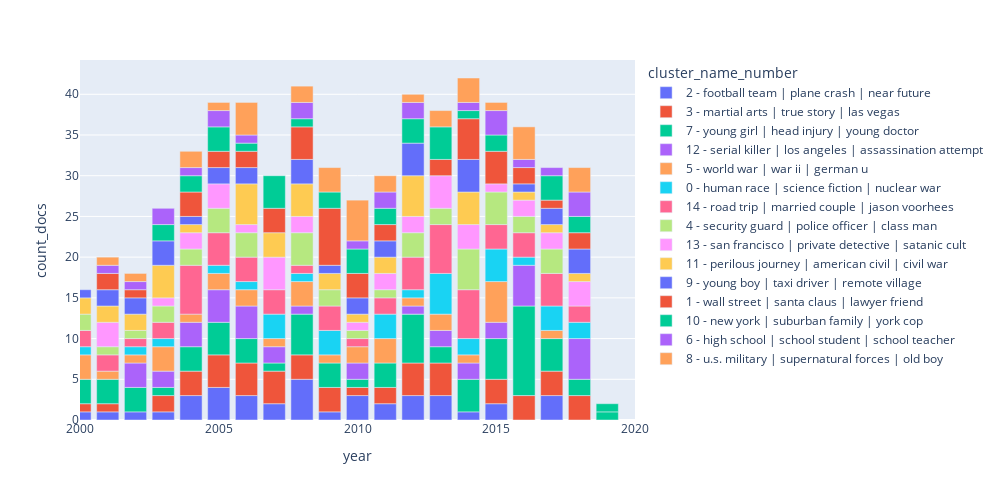

Write notebook code for a chart like this one.
### Code cell
fig.show()

### Figure 1 — Plotly figure (JSON) as saved in the notebook; plotly's stock layout.template omitted (floating-point values rounded to 4 significant figures)
{"data": [{"alignmentgroup": "True", "hovertemplate": "cluster_name_number=2 - football team | plane crash | near future<br>year=%{x}<br>count_docs=%{y}<extra></extra>", "legendgroup": "2 - football team | plane crash | near future", "marker": {"color": "#636efa", "pattern": {"shape": ""}}, "name": "2 - football team | plane crash | near future", "offsetgroup": "2 - football team | plane crash | near future", "orientation": "v", "showlegend": true, "textposition": "auto", "type": "bar", "visible": true, "x": [1924, 1951, 1953, 1957, 1963, 1965, 1972, 1973, 1975, 1980, 1984, 1985, 1986, 1987, 1988, 1990, 1991, 1992, 1993, 1994, 1995, 1996, 1997, 1998, 1999, 2000, 2001, 2002, 2003, 2004, 2005, 2006, 2007, 2008, 2009, 2010, 2011, 2012, 2013, 2014, 2015, 2017], "xaxis": "x", "y": [1, 1, 1, 1, 1, 1, 1, 1, 1, 3, 1, 1, 1, 1, 2, 1, 1, 1, 2, 1, 4, 1, 1, 1, 2, 1, 1, 1, 1, 3, 4, 3, 2, 5, 1, 3, 2, 3, 3, 1, 2, 3], "yaxis": "y"}, {"alignmentgroup": "True", "hovertemplate": "cluster_name_number=3 - martial arts | true story | las vegas<br>year=%{x}<br>count_docs=%{y}<extra></extra>", "legendgroup": "3 - martial arts | true story | las vegas", "marker": {"color": "#EF553B", "pattern": {"shape": ""}}, "name": "3 - martial arts | true story | las vegas", "offsetgroup": "3 - martial arts | true story | las vegas", "orientation": "v", "showlegend": true, "textposition": "auto", "type": "bar", "visible": true, "x": [1925, 1941, 1949, 1951, 1955, 1956, 1966, 1969, 1972, 1978, 1979, 1981, 1983, 1987, 1990, 1991, 1992, 1995, 1996, 1997, 1999, 2000, 2001, 2003, 2004, 2005, 2006, 2007, 2008, 2009, 2010, 2011, 2012, 2013, 2015, 2016, 2017, 2018], "xaxis": "x", "y": [1, 1, 1, 1, 1, 1, 1, 1, 1, 2, 1, 1, 1, 1, 1, 3, 1, 1, 1, 1, 2, 1, 1, 2, 3, 4, 4, 4, 3, 3, 1, 2, 4, 4, 3, 3, 3, 3], "yaxis": "y"}, {"alignmentgroup": "True", "hovertemplate": "cluster_name_number=7 - young girl | head injury | young doctor<br>year=%{x}<br>count_docs=%{y}<extra></extra>", "legendgroup": "7 - young girl | head injury | young doctor", "marker": {"color": "#00cc96", "pattern": {"shape": ""}}, "name": "7 - young girl | head injury | young doctor", "offsetgroup": "7 - young girl | head injury | young doctor", "orientation": "v", "showlegend": true, "textposition": "auto", "type": "bar", "visible": true, "x": [1927, 1931, 1932, 1940, 1945, 1948, 1970, 1976, 1981, 1984, 1985, 1986, 1987, 1989, 1991, 1992, 1993, 1994, 1995, 1996, 1997, 1998, 2000, 2001, 2002, 2003, 2004, 2005, 2006, 2007, 2008, 2009, 2010, 2011, 2012, 2013, 2014, 2015, 2016, 2017, 2018, 2019], "xaxis": "x", "y": [1, 1, 1, 1, 1, 1, 1, 1, 1, 1, 2, 1, 1, 1, 1, 2, 2, 1, 3, 3, 2, 1, 3, 3, 3, 1, 3, 4, 3, 1, 5, 3, 1, 3, 6, 2, 4, 5, 11, 4, 2, 1], "yaxis": "y"}, {"alignmentgroup": "True", "hovertemplate": "cluster_name_number=12 - serial killer | los angeles | assassination attempt<br>year=%{x}<br>count_docs=%{y}<extra></extra>", "legendgroup": "12 - serial killer | los angeles | assassination attempt", "marker": {"color": "#ab63fa", "pattern": {"shape": ""}}, "name": "12 - serial killer | los angeles | assassination attempt", "offsetgroup": "12 - serial killer | los angeles | assassination attempt", "orientation": "v", "showlegend": true, "textposition": "auto", "type": "bar", "visible": true, "x": [1934, 1949, 1974, 1975, 1978, 1980, 1982, 1983, 1986, 1987, 1988, 1989, 1991, 1993, 1994, 1995, 1996, 1997, 1998, 1999, 2002, 2003, 2004, 2005, 2006, 2007, 2008, 2010, 2012, 2013, 2014, 2015, 2016, 2018], "xaxis": "x", "y": [1, 1, 1, 2, 1, 1, 1, 2, 2, 1, 2, 2, 1, 1, 4, 2, 2, 5, 1, 1, 3, 2, 3, 4, 4, 2, 1, 2, 1, 2, 2, 2, 5, 5], "yaxis": "y"}, {"alignmentgroup": "True", "hovertemplate": "cluster_name_number=5 - world war | war ii | german u<br>year=%{x}<br>count_docs=%{y}<extra></extra>", "legendgroup": "5 - world war | war ii | german u", "marker": {"color": "#FFA15A", "pattern": {"shape": ""}}, "name": "5 - world war | war ii | german u", "offsetgroup": "5 - world war | war ii | german u", "orientation": "v", "showlegend": true, "textposition": "auto", "type": "bar", "visible": true, "x": [1934, 1936, 1943, 1944, 1952, 1957, 1960, 1966, 1971, 1974, 1981, 1985, 1987, 1989, 1993, 1995, 1996, 1997, 1999, 2000, 2001, 2002, 2003, 2004, 2005, 2006, 2007, 2008, 2009, 2010, 2011, 2012, 2013, 2014, 2015, 2017], "xaxis": "x", "y": [1, 1, 1, 1, 1, 2, 1, 1, 1, 1, 1, 3, 2, 1, 1, 1, 1, 2, 3, 3, 1, 1, 3, 1, 2, 2, 1, 3, 1, 2, 3, 1, 2, 1, 5, 1], "yaxis": "y"}, {"alignmentgroup": "True", "hovertemplate": "cluster_name_number=0 - human race | science fiction | nuclear war<br>year=%{x}<br>count_docs=%{y}<extra></extra>", "legendgroup": "0 - human race | science fiction | nuclear war", "marker": {"color": "#19d3f3", "pattern": {"shape": ""}}, "name": "0 - human race | science fiction | nuclear war", "offsetgroup": "0 - human race | science fiction | nuclear war", "orientation": "v", "showlegend": true, "textposition": "auto", "type": "bar", "visible": true, "x": [1935, 1953, 1959, 1968, 1973, 1976, 1981, 1984, 1989, 1991, 1992, 1995, 1997, 1998, 1999, 2000, 2002, 2003, 2005, 2006, 2007, 2008, 2009, 2011, 2012, 2013, 2014, 2015, 2016, 2017, 2018], "xaxis": "x", "y": [1, 1, 1, 1, 1, 2, 1, 1, 2, 1, 3, 1, 2, 1, 1, 1, 1, 1, 1, 1, 3, 1, 3, 3, 1, 5, 2, 4, 1, 3, 2], "yaxis": "y"}, {"alignmentgroup": "True", "hovertemplate": "cluster_name_number=14 - road trip | married couple | jason voorhees<br>year=%{x}<br>count_docs=%{y}<extra></extra>", "legendgroup": "14 - road trip | married couple | jason voorhees", "marker": {"color": "#FF6692", "pattern": {"shape": ""}}, "name": "14 - road trip | married couple | jason voorhees", "offsetgroup": "14 - road trip | married couple | jason voorhees", "orientation": "v", "showlegend": true, "textposition": "auto", "type": "bar", "visible": true, "x": [1939, 1945, 1965, 1972, 1974, 1977, 1979, 1983, 1988, 1989, 1990, 1994, 1995, 1999, 2000, 2001, 2002, 2003, 2004, 2005, 2006, 2007, 2008, 2009, 2010, 2011, 2012, 2013, 2014, 2015, 2016, 2017, 2018], "xaxis": "x", "y": [1, 1, 1, 1, 1, 1, 1, 1, 3, 1, 1, 4, 1, 1, 2, 2, 1, 2, 6, 4, 3, 3, 1, 3, 1, 2, 4, 6, 6, 3, 3, 4, 2], "yaxis": "y"}, {"alignmentgroup": "True", "hovertemplate": "cluster_name_number=4 - security guard | police officer | class man<br>year=%{x}<br>count_docs=%{y}<extra></extra>", "legendgroup": "4 - security guard | police officer | class man", "marker": {"color": "#B6E880", "pattern": {"shape": ""}}, "name": "4 - security guard | police officer | class man", "offsetgroup": "4 - security guard | police officer | class man", "orientation": "v", "showlegend": true, "textposition": "auto", "type": "bar", "visible": true, "x": [1941, 1948, 1957, 1958, 1970, 1973, 1974, 1975, 1979, 1982, 1983, 1986, 1990, 1994, 1996, 1997, 1998, 1999, 2000, 2001, 2002, 2003, 2004, 2005, 2006, 2008, 2009, 2010, 2011, 2012, 2013, 2014, 2015, 2016, 2017], "xaxis": "x", "y": [1, 1, 1, 1, 1, 1, 1, 1, 3, 1, 2, 1, 1, 2, 2, 4, 3, 2, 2, 1, 1, 2, 2, 3, 3, 4, 2, 1, 1, 3, 2, 5, 4, 2, 3], "yaxis": "y"}, {"alignmentgroup": "True", "hovertemplate": "cluster_name_number=13 - san francisco | private detective | satanic cult<br>year=%{x}<br>count_docs=%{y}<extra></extra>", "legendgroup": "13 - san francisco | private detective | satanic cult", "marker": {"color": "#FF97FF", "pattern": {"shape": ""}}, "name": "13 - san francisco | private detective | satanic cult", "offsetgroup": "13 - san francisco | private detective | satanic cult", "orientation": "v", "showlegend": true, "textposition": "auto", "type": "bar", "visible": true, "x": [1946, 1948, 1953, 1957, 1958, 1962, 1963, 1964, 1966, 1969, 1975, 1978, 1979, 1981, 1983, 1984, 1985, 1986, 1988, 1989, 1991, 1994, 1998, 2001, 2003, 2004, 2005, 2006, 2007, 2008, 2010, 2011, 2012, 2013, 2014, 2015, 2016, 2017, 2018], "xaxis": "x", "y": [1, 1, 1, 1, 1, 1, 1, 1, 1, 2, 1, 1, 1, 1, 1, 3, 1, 2, 2, 1, 1, 1, 1, 3, 1, 2, 3, 1, 4, 2, 1, 2, 2, 4, 3, 1, 2, 2, 3], "yaxis": "y"}, {"alignmentgroup": "True", "hovertemplate": "cluster_name_number=11 - perilous journey | american civil | civil war<br>year=%{x}<br>count_docs=%{y}<extra></extra>", "legendgroup": "11 - perilous journey | american civil | civil war", "marker": {"color": "#FECB52", "pattern": {"shape": ""}}, "name": "11 - perilous journey | american civil | civil war", "offsetgroup": "11 - perilous journey | american civil | civil war", "orientation": "v", "showlegend": true, "textposition": "auto", "type": "bar", "visible": true, "x": [1947, 1966, 1972, 1975, 1979, 1980, 1981, 1983, 1987, 1989, 1990, 1992, 1993, 1994, 1995, 1996, 1998, 1999, 2000, 2001, 2002, 2003, 2004, 2006, 2007, 2008, 2009, 2010, 2011, 2012, 2014, 2016, 2017, 2018], "xaxis": "x", "y": [1, 1, 1, 1, 1, 1, 1, 1, 2, 1, 1, 2, 1, 2, 1, 1, 2, 1, 2, 2, 2, 4, 1, 5, 3, 4, 2, 1, 2, 5, 4, 1, 1, 1], "yaxis": "y"}, {"alignmentgroup": "True", "hovertemplate": "cluster_name_number=9 - young boy | taxi driver | remote village<br>year=%{x}<br>count_docs=%{y}<extra></extra>", "legendgroup": "9 - young boy | taxi driver | remote village", "marker": {"color": "#636efa", "pattern": {"shape": ""}}, "name": "9 - young boy | taxi driver | remote village", "offsetgroup": "9 - young boy | taxi driver | remote village", "orientation": "v", "showlegend": true, "textposition": "auto", "type": "bar", "visible": true, "x": [1947, 1953, 1957, 1959, 1971, 1974, 1980, 1983, 1984, 1986, 1988, 1989, 1990, 1992, 1995, 1997, 1998, 1999, 2000, 2001, 2002, 2003, 2004, 2005, 2006, 2008, 2009, 2010, 2011, 2012, 2014, 2016, 2017, 2018], "xaxis": "x", "y": [1, 1, 1, 1, 2, 1, 2, 1, 1, 1, 1, 1, 2, 2, 1, 3, 1, 1, 1, 2, 2, 3, 1, 2, 2, 3, 1, 2, 2, 4, 4, 1, 2, 3], "yaxis": "y"}, {"alignmentgroup": "True", "hovertemplate": "cluster_name_number=1 - wall street | santa claus | lawyer friend<br>year=%{x}<br>count_docs=%{y}<extra></extra>", "legendgroup": "1 - wall street | santa claus | lawyer friend", "marker": {"color": "#EF553B", "pattern": {"shape": ""}}, "name": "1 - wall street | santa claus | lawyer friend", "offsetgroup": "1 - wall street | santa claus | lawyer friend", "orientation": "v", "showlegend": true, "textposition": "auto", "type": "bar", "visible": true, "x": [1950, 1951, 1956, 1958, 1966, 1968, 1969, 1975, 1977, 1978, 1981, 1984, 1986, 1990, 1991, 1992, 1993, 1994, 1995, 1996, 1997, 1998, 1999, 2001, 2002, 2004, 2005, 2006, 2007, 2008, 2009, 2010, 2011, 2013, 2014, 2015, 2016, 2017, 2018], "xaxis": "x", "y": [1, 1, 1, 2, 1, 1, 1, 1, 1, 1, 1, 1, 1, 1, 1, 1, 2, 2, 1, 3, 1, 4, 3, 2, 1, 3, 2, 2, 3, 4, 7, 3, 2, 2, 5, 4, 2, 1, 2], "yaxis": "y"}, {"alignmentgroup": "True", "hovertemplate": "cluster_name_number=10 - new york | suburban family | york cop<br>year=%{x}<br>count_docs=%{y}<extra></extra>", "legendgroup": "10 - new york | suburban family | york cop", "marker": {"color": "#00cc96", "pattern": {"shape": ""}}, "name": "10 - new york | suburban family | york cop", "offsetgroup": "10 - new york | suburban family | york cop", "orientation": "v", "showlegend": true, "textposition": "auto", "type": "bar", "visible": true, "x": [1952, 1955, 1966, 1967, 1968, 1970, 1978, 1979, 1981, 1982, 1984, 1985, 1986, 1987, 1988, 1991, 1992, 1993, 1996, 1997, 1998, 1999, 2003, 2004, 2005, 2006, 2007, 2008, 2009, 2010, 2011, 2012, 2013, 2014, 2015, 2017, 2018, 2019], "xaxis": "x", "y": [1, 1, 1, 1, 1, 1, 1, 1, 1, 1, 1, 1, 1, 1, 2, 2, 1, 1, 2, 1, 3, 2, 2, 2, 3, 1, 4, 1, 2, 3, 2, 3, 4, 1, 2, 3, 2, 1], "yaxis": "y"}, {"alignmentgroup": "True", "hovertemplate": "cluster_name_number=6 - high school | school student | school teacher<br>year=%{x}<br>count_docs=%{y}<extra></extra>", "legendgroup": "6 - high school | school student | school teacher", "marker": {"color": "#ab63fa", "pattern": {"shape": ""}}, "name": "6 - high school | school student | school teacher", "offsetgroup": "6 - high school | school student | school teacher", "orientation": "v", "showlegend": true, "textposition": "auto", "type": "bar", "visible": true, "x": [1961, 1972, 1973, 1980, 1982, 1985, 1987, 1988, 1989, 1992, 1993, 1999, 2001, 2002, 2003, 2004, 2005, 2006, 2008, 2010, 2011, 2012, 2014, 2015, 2016, 2017, 2018], "xaxis": "x", "y": [1, 1, 1, 2, 1, 2, 1, 1, 1, 2, 1, 1, 1, 1, 2, 1, 2, 1, 2, 1, 2, 2, 1, 3, 1, 1, 3], "yaxis": "y"}, {"alignmentgroup": "True", "hovertemplate": "cluster_name_number=8 - u.s. military | supernatural forces | old boy<br>year=%{x}<br>count_docs=%{y}<extra></extra>", "legendgroup": "8 - u.s. military | supernatural forces | old boy", "marker": {"color": "#FFA15A", "pattern": {"shape": ""}}, "name": "8 - u.s. military | supernatural forces | old boy", "offsetgroup": "8 - u.s. military | supernatural forces | old boy", "orientation": "v", "showlegend": true, "textposition": "auto", "type": "bar", "visible": true, "x": [1965, 1969, 1972, 1974, 1976, 1977, 1986, 1987, 1988, 1991, 1992, 1993, 1994, 1995, 1996, 1998, 2001, 2002, 2004, 2005, 2006, 2008, 2009, 2010, 2011, 2012, 2013, 2014, 2015, 2016, 2018], "xaxis": "x", "y": [1, 1, 1, 1, 1, 2, 2, 1, 1, 1, 1, 1, 2, 2, 1, 1, 1, 1, 2, 1, 4, 2, 3, 5, 2, 1, 2, 3, 1, 4, 3], "yaxis": "y"}], "layout": {"barmode": "relative", "height": 500, "legend": {"title": {"text": "cluster_name_number"}, "tracegroupgap": 0}, "margin": {"t": 60}, "width": 1000, "xaxis": {"anchor": "y", "domain": [0, 1], "range": [2000, 2020], "title": {"text": "year"}, "type": "linear"}, "yaxis": {"anchor": "x", "autorange": true, "domain": [0, 1], "range": [0, 44.21], "title": {"text": "count_docs"}, "type": "linear"}}}
